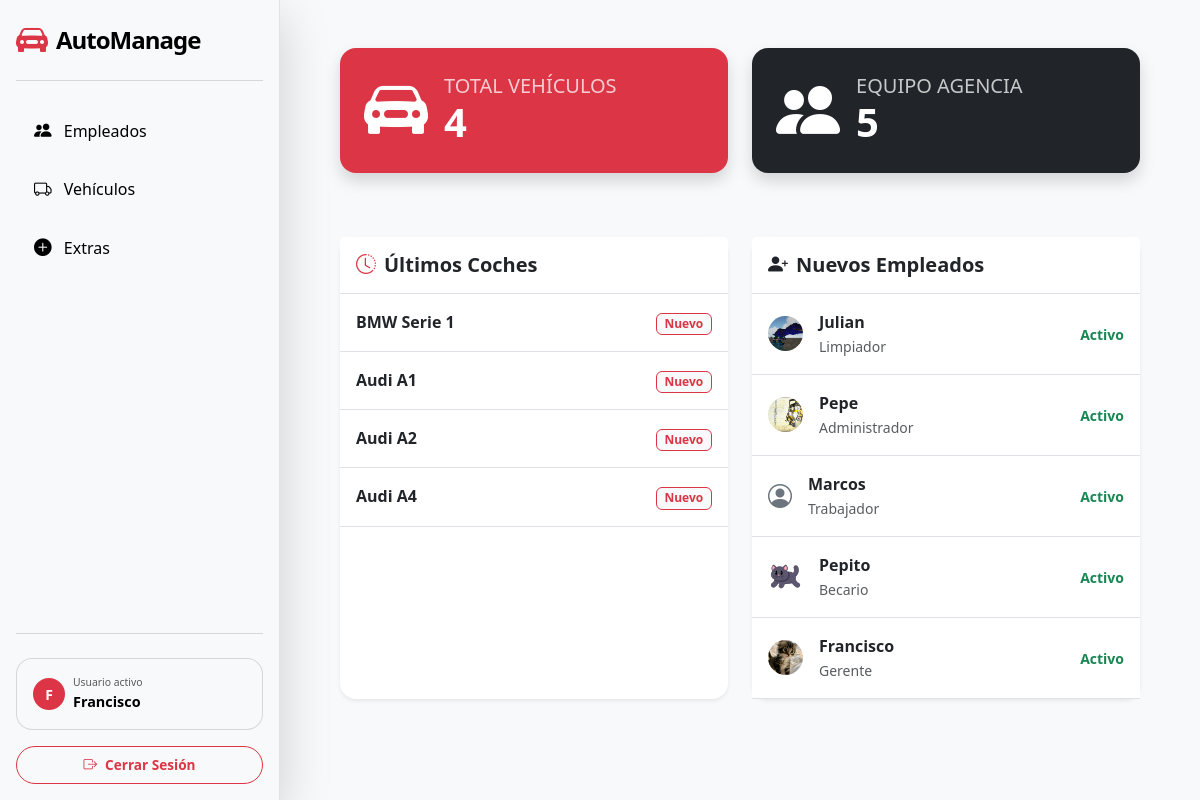
Screenshot of / (signed in) with the database file from the repository.
### app_agencia_coches/models.py (models this page shows, shortened)
class Cars (models.Model):
    marca = models.CharField (
        verbose_name = 'Marca',
        max_length = 100,
        default = ''
    )
    modelo = models.CharField (
        verbose_name = 'Modelo',
        max_length =  100,
        default = ''
    )
    fecha_fabricacion = models.DateField (
        verbose_name = 'Fecha de fabricacion',
        default = date.today
    )
    kilometros = models.PositiveIntegerField (
        verbose_name = 'Kilometros',
        default = 0
    )
    combustible = models.CharField (
        verbose_name = 'Combustible',
        max_length = 100,
        default = ''
    )
    color = models.CharField (
        verbose_name = 'Color',
        max_length = 100,
        default = ''
    )
    imagen = models.ImageField (
        verbose_name = 'Imagen',
        upload_to = "coches/",
        blank=True,
        null=True
    )
    fecha_modificacion = models.DateField (
        auto_now = True
    )
    creado_por = models.ForeignKey(
        Employee,
        verbose_name = 'Creado por',
        on_delete = models.CASCADE
    )
    extras = models.ManyToManyField(
        Extra,
        verbose_name = 'Extras',
        related_name = 'coches',
        blank=True
    )

class Employee (models.Model):
    user = models.OneToOneField(
        User,
        on_delete = models.CASCADE,
        null = True,
        blank = True
    )
    nombre = models.CharField (
        verbose_name = 'Nombre',
        max_length = 100,
        default = ''
    )
    apellidos = models.CharField (
        verbose_name = 'Apellidos',
        max_length = 100,
        default = ''
    )
    puesto = models.CharField (
        verbose_name = 'Puesto',
        max_length = 100,
        default = ''
    )
    fecha_contratacion = models.DateField (
        verbose_name = 'Fecha de contratacion',
        auto_now_add = True
    )
    foto = models.ImageField (
        verbose_name = 'Foto',
        upload_to = "empleados/",
        blank = True,
        null = True
    )

### app_agencia_coches/views.py (the view)
# urls.py: path('', views.dashboard, name='dashboard'),
@login_required
def dashboard(request):
    total_cars = Cars.objects.count()
    total_employees = Employee.objects.count()
    recent_cars = Cars.objects.all().order_by('-id')[:5]
    recent_employees = Employee.objects.all().order_by('-id')[:5]
    context = {
        'total_cars': total_cars,
        'total_employees': total_employees,
        'recent_cars': recent_cars,
        'recent_employees': recent_employees,
    }
    return render(request, 'index.html', context)

### app_agencia_coches/templates/index.html (shortened to what this page needs)
<!doctype html>
<html lang="es-ES">
    <head>
        {% block css %}
        <link
            href="https://cdn.jsdelivr.net/npm/bootstrap@5.3.2/dist/css/bootstrap.min.css"
            rel="stylesheet"
        />
        {% endblock css %}
        {% block icon %}
        <link rel="stylesheet" href="https://cdn.jsdelivr.net/npm/bootstrap-icons@1.13.1/font/bootstrap-icons.min.css">
        {% endblock icon %}
        {% load static %}
        <link rel="stylesheet" href="{% static 'css/blur_detalles.css' %}">
        <link rel="stylesheet" href="{% static 'css/style_sidebar.css' %}">
    </head>
    <body>
        <div id="wrapper" class="d-flex">
            <nav id="sidebar" class="bg-light shadow-lg d-flex flex-column p-3 sticky-top" style="min-width: 280px; height: 100vh;">
                <div class="d-flex justify-content-between align-items-center border-bottom border-secondary border-opacity-25 pb-3 mb-4">
                    <a href="{% url 'dashboard' %}" class="d-flex align-items-center text-decoration-none">
                        <i class="bi bi-car-front-fill fs-2 text-danger me-2"></i>
                        <span class="fs-4 fw-bold text-black" style="letter-spacing: -1px;">AutoManage</span>
                    </a>
                </div>
                <ul class="nav nav-pills flex-column mb-auto">
                    <li class="nav-item mb-2">
                        <a class="nav-link custom-nav-link {% if request.resolver_match.url_name == 'employees' %}active{% endif %}" href="{% url 'employees' %}">
                            <i class="bi bi-people-fill me-2"></i> Empleados
                        </a>
                    </li>
                    <li class="nav-item mb-2">
                        <a class="nav-link custom-nav-link {% if request.resolver_match.url_name == 'cars' %}active{% endif %}" href="{% url 'cars' %}">
                            <i class="bi bi-truck me-2"></i> Vehículos
                        </a>
                    </li>
                    <li class="nav-item mb-2">
                        <a class="nav-link custom-nav-link {% if request.resolver_match.url_name == 'extras' %}active{% endif %}" href="{% url 'extras' %}">
                            <i class="bi bi-plus-circle-fill me-2"></i> Extras
                        </a>
                    </li>
                </ul>
                <hr class="text-secondary opacity-25">
                <div class="user-footer mt-2">
                    {% if user.is_authenticated %}
                        <div class="p-3 rounded-4 mb-3 border border-secondary border-opacity-25" style="background: rgba(255,255,255,0.03);">
                            <div class="d-flex align-items-center">
                                <div class="bg-danger rounded-circle d-flex align-items-center justify-content-center me-2" style="width: 32px; height: 32px;">
                                    <span class="text-white fw-bold small">{{ user.username|first|upper }}</span>
                                </div>
                                <div class="overflow-hidden">
                                    <small class="text-muted d-block" style="font-size: 0.65rem; text-uppercase: bold;">Usuario activo</small>
                                    <span class="text-black fw-bold d-block text-truncate" style="font-size: 0.9rem;">{{ user.username }}</span>
                                </div>
                            </div>
                        </div>
                        <form action="{% url 'logout' %}" method="post" class="m-0">
                            <button type="submit" class="btn btn-outline-danger w-100 rounded-pill py-2 fw-bold d-flex align-items-center justify-content-center transition-all" style="font-size: 0.85rem;">
                                <i class="bi bi-box-arrow-right me-2"></i> Cerrar Sesión
                            </button>
                        </form>
                    {% endif %}
                </div>
            </nav>
            <main class="main-content w-100 bg-light px-3 px-md-5">
                <div class="toast-container position-fixed bottom-0 end-0 p-3">
                </div>
                {% block content %}
                <div class="container mt-5">
                    <div class="row mb-5">
                        <div class="col-md-6 mb-3">
                            <div class="card bg-danger text-white shadow border-0 rounded-4">
                                <div class="card-body d-flex align-items-center p-4">
                                    <div class="display-3 me-3">
                                        <i class="bi bi-car-front-fill"></i>
                                    </div>
                                    <div>
                                        <h5 class="text-uppercase mb-0 opacity-75">Total Vehículos</h5>
                                        <h1 class="fw-bold mb-0">{{ total_cars }}</h1>
                                    </div>
                                </div>
                            </div>
                        </div>
                        <div class="col-md-6 mb-3">
                            <div class="card bg-dark text-white shadow border-0 rounded-4">
                                <div class="card-body d-flex align-items-center p-4">
                                    <div class="display-3 me-3">
                                        <i class="bi bi-people-fill"></i>
                                    </div>
                                    <div>
                                        <h5 class="text-uppercase mb-0 opacity-75">Equipo Agencia</h5>
                                        <h1 class="fw-bold mb-0">{{ total_employees }}</h1>
                                    </div>
                                </div>
                            </div>
                        </div>
                    </div>
                    <div class="row">
                        <div class="col-lg-6 mb-4">
                            <div class="card shadow-sm border-0 rounded-4 h-100">
                                <div class="card-header bg-white py-3 border-bottom">
                                    <h5 class="fw-bold mb-0"><i class="bi bi-clock-history me-2 text-danger"></i>Últimos Coches</h5>
                                </div>
                                <div class="card-body p-0">
                                    <div class="table-responsive">
                                        <table class="table table-hover mb-0">
                                            <tbody class="border-top-0">
                                                {% for car in recent_cars %}
                                                <tr>
                                                    <td class="p-3">
                                                        <div class="fw-bold text-dark">{{ car.marca }} {{ car.modelo }}</div>
                                                    </td>
                                                    <td class="p-3 text-end align-middle">
                                                        <span class="badge bg-light text-danger border border-danger">Nuevo</span>
                                                    </td>
                                                </tr>
                                                {% empty %}
                                                <tr class="text-center"><td class="p-4 text-muted">No hay coches registrados.</td></tr>
                                                {% endfor %}
                                            </tbody>
                                        </table>
                                    </div>
                                </div>
                            </div>
                        </div>
                        <div class="col-lg-6 mb-4">
                            <div class="card shadow-sm border-0 rounded-4 h-100">
                                <div class="card-header bg-white py-3 border-bottom">
                                    <h5 class="fw-bold mb-0"><i class="bi bi-person-plus-fill me-2 text-dark"></i>Nuevos Empleados</h5>
                                </div>
                                <div class="card-body p-0">
                                    <div class="table-responsive">
                                        <table class="table table-hover mb-0">
                                            <tbody class="border-top-0">
                                                {% for emp in recent_employees %}
                                                <tr>
                                                    <td class="p-3 d-flex align-items-center">
                                                        {% if emp.foto %}
                                                            <img src="{{ emp.foto.url }}" class="rounded-circle me-3" style="width: 35px; height: 35px; object-fit: cover;">
                                                        {% else %}
                                                            <i class="bi bi-person-circle fs-4 me-3 text-secondary"></i>
                                                        {% endif %}
                                                        <div>
                                                            <div class="fw-bold text-dark">{{ emp.user.username }}</div>
                                                            <small class="text-muted">{{ emp.puesto }}</small>
                                                        </div>
                                                    </td>
                                                    <td class="p-3 text-end align-middle">
                                                        <span class="text-success small fw-bold">Activo</span>
                                                    </td>
                                                </tr>
                                                {% empty %}
                                                <tr class="text-center"><td class="p-4 text-muted">No hay empleados registrados.</td></tr>
                                                {% endfor %}
                                            </tbody>
                                        </table>
                                    </div>
                                </div>
                            </div>
                        </div>
                    </div>
                </div>
                {% endblock %}
            </main>
        </div>
    </body>
</html>

### static/css/style_sidebar.css (style rules this page uses)
#wrapper { display: flex; align-items: stretch; }
#sidebar { min-width: 280px; max-width: 280px; height: 100vh; position: fixed; top: 0; left: 0; display: flex; flex-direction: column; z-index: 1000; background-color: #fff; border-right: 1px solid #dee2e6; }
.main-content { flex: 1; margin-left: 280px; min-height: 100vh; background-color: #f8f9fa; }
#sidebar { transition: all 0.3s ease; }
.custom-nav-link { color: #000 !important; font-weight: 500; border-radius: 12px !important; padding: 12px 18px !important; transition: all 0.2s ease; }
.custom-nav-link i { font-size: 1.1rem; }

### rows the page displays
Cars: marca "BMW", modelo "Serie 1"
Cars: marca "Audi", modelo "A1"
Cars: marca "Audi", modelo "A2"
Cars: marca "Audi", modelo "A4"
Employee: foto (picture), user.username "Julian", puesto "Limpiador"
Employee: foto (picture), user.username "Pepe", puesto "Administrador"
Employee: user.username "Marcos", puesto "Trabajador"
Employee: foto (picture), user.username "Pepito", puesto "Becario"
Employee: foto (picture), user.username "Francisco", puesto "Gerente"

### other values shown
{{ user.username|first|upper }} "F"
{{ user.username }} "Francisco"
{{ total_cars }} "4"
{{ total_employees }} "5"
